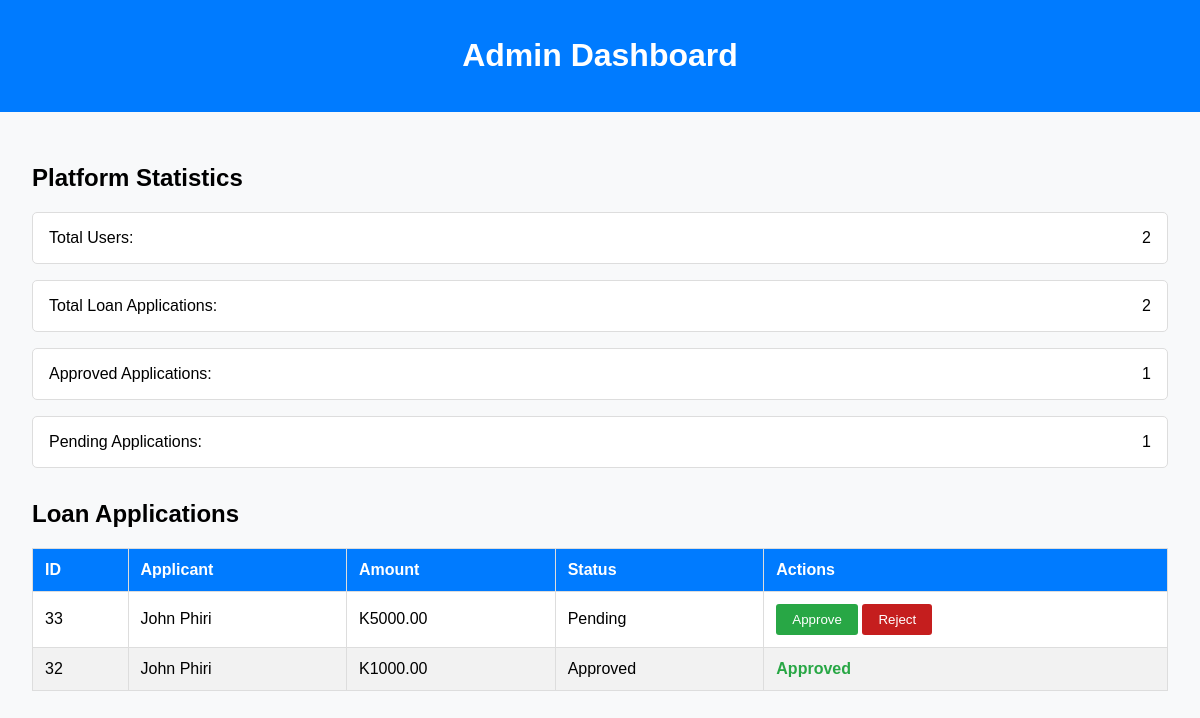
The page /admin_dashboard/ (signed in) on the database its author committed.
### home/models.py (models this page shows, shortened)
class LoanApplication(models.Model):
    REPAYMENT_OPTIONS = [
        ('1week', '1 week - 15% interest'),
        ('2weeks', '2 weeks - 20% interest'),
        ('3weeks', '3 weeks - 30% interest'),
        ('4weeks', '4 weeks - 40% interest'),
    ]
    user = models.ForeignKey(User, on_delete=models.CASCADE)
    amount = models.DecimalField(max_digits=10, decimal_places=2)
    loan_reason = models.TextField()
    Collateral = models.CharField(max_length=255, blank=True, null=True)
    location = models.CharField(max_length=255, blank=True, null=True)
    repayment_duration = models.CharField(
        max_length=7,
        choices=REPAYMENT_OPTIONS,
        default='1week'
    )
    approved = models.BooleanField(default=False)
    created_at = models.DateTimeField(auto_now_add=True)

### home/views.py (the view)
# urls.py: path('admin_dashboard/', views.admin_dashboard, name='admin_dashboard'),
@login_required(login_url='login')
def admin_dashboard(request):
    if not request.user.is_superuser:
        return redirect('home')  # Redirect non-admin users to home
    loan_applications = LoanApplication.objects.all().order_by('-created_at')
    total_users = User.objects.count()
    total_loans = loan_applications.count()
    approved_loans = loan_applications.filter(approved=True).count()
    pending_loans = loan_applications.filter(approved=False).count()
    return render(request, 'admin_dashboard.html', {
        'loan_applications': loan_applications,
        'total_users': total_users,
        'total_loans': total_loans,
        'approved_loans': approved_loans,
        'pending_loans': pending_loans,
    })

### home/templates/admin_dashboard.html (shortened to what this page needs)
{% load static %}
<!DOCTYPE html>
<html lang="en">
<head>
  <link rel="stylesheet" href="{% static 'admin_dashboard.css' %}">
</head>
<body>
  <header class="header">
    <h1>Admin Dashboard</h1>
  </header>
  <main class="dashboard-container">
    <section class="stats">
      <h2>Platform Statistics</h2>
      <div class="stat-item">
        <span>Total Users:</span>
        <span>{{ total_users }}</span>
      </div>
      <div class="stat-item">
        <span>Total Loan Applications:</span>
        <span>{{ total_loans }}</span>
      </div>
      <div class="stat-item">
        <span>Approved Applications:</span>
        <span>{{ approved_loans }}</span>
      </div>
      <div class="stat-item">
        <span>Pending Applications:</span>
        <span>{{ pending_loans }}</span>
      </div>
    </section>
    <section class="loan-applications">
      <h2>Loan Applications</h2>
      <table>
        <thead>
          <tr>
            <th>ID</th>
            <th>Applicant</th>
            <th>Amount</th>
            <th>Status</th>
            <th>Actions</th>
          </tr>
        </thead>
        <tbody>
          {% for application in loan_applications %}
          <tr>
            <td>{{ application.id }}</td>
            <td>{{ application.user.first_name }} {{ application.user.last_name }}</td>
            <td>K{{ application.amount }}</td>
            <td>
              {% if application.approved %}
                Approved
              {% else %}
                Pending
              {% endif %}
            </td>
            <td>
              {% if not application.approved %}
                <form action="{% url 'approve_application' application.id %}" method="POST" style="display:inline;">
                  <button type="submit" class="approve-btn">Approve</button>
                </form>
                <form action="{% url 'reject_application' application.id %}" method="POST" style="display:inline;">
                  <button type="submit" class="reject-btn">Reject</button>
                </form>
              {% endif %}
              {% if application.approved %}
                <span class="approved">Approved</span>
              {% endif %}
            </td>
          </tr>
          {% empty %}
          <tr>
            <td colspan="5">No loan applications found.</td>
          </tr>
          {% endfor %}
        </tbody>
      </table>
    </section>
  </main>
</body>
</html>

### static/admin_dashboard.css (style rules this page uses)
body { font-family: Arial, sans-serif; margin: 0; padding: 0; background-color: #f8f9fa; }
.header { background-color: #007bff; color: white; padding: 1rem; text-align: center; }
.dashboard-container { padding: 2rem; }
.stats { margin-bottom: 2rem; }
.stat-item { background-color: #fff; padding: 1rem; border: 1px solid #ddd; border-radius: 5px; display: flex; justify-content: space-between; margin-bottom: 1rem; }
.loan-applications table { width: 100%; border-collapse: collapse; background-color: white; }
.loan-applications table thead { background-color: #007bff; color: white; }
.loan-applications table th, .loan-applications table td { border: 1px solid #ddd; padding: 0.75rem; text-align: left; }
.loan-applications table tr:nth-child(even) { background-color: #f2f2f2; }
.approve-btn { background-color: #28a745; color: white; border: none; padding: 0.5rem 1rem; border-radius: 3px; cursor: pointer; }
.approved { color: #28a745; font-weight: bold; }
.reject-btn { background-color: #c51e1e; color: white; border: none; padding: 0.5rem 1rem; border-radius: 3px; cursor: pointer; }

### rows shown on the page
LoanApplication: id "33", user.first_name "John", user.last_name "Phiri", amount "5000.00", approved "Pending"
LoanApplication: id "32", user.first_name "John", user.last_name "Phiri", amount "1000.00", approved "Approved"

### other values the page prints
{{ total_users }} "2"
{{ total_loans }} "2"
{{ approved_loans }} "1"
{{ pending_loans }} "1"
